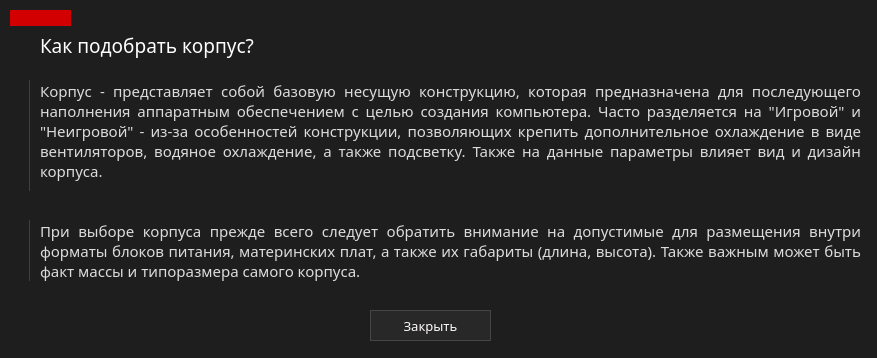
<?xml version="1.0" encoding="UTF-8"?>
<ui version="4.0">
 <class>widgetBodyHelp</class>
 <widget class="QWidget" name="widgetBodyHelp">
  <property name="geometry">
   <rect>
    <x>0</x>
    <y>0</y>
    <width>877</width>
    <height>358</height>
   </rect>
  </property>
  <property name="windowTitle">
   <string>Подобрать корпус</string>
  </property>
  <property name="windowIcon">
   <iconset>
    <normaloff>../../images/faq.png</normaloff>../../images/faq.png</iconset>
  </property>
  <property name="styleSheet">
   <string notr="true">QWidget{
	background-color: rgb(30,30,30);
	color: white;
}</string>
  </property>
  <widget class="Line" name="line_2">
   <property name="geometry">
    <rect>
     <x>10</x>
     <y>220</y>
     <width>20</width>
     <height>61</height>
    </rect>
   </property>
   <property name="styleSheet">
    <string notr="true">border: 0px;
border-right: 1px solid rgb(210, 0, 0);</string>
   </property>
   <property name="orientation">
    <enum>Qt::Vertical</enum>
   </property>
  </widget>
  <widget class="QPushButton" name="btnClose">
   <property name="geometry">
    <rect>
     <x>370</x>
     <y>310</y>
     <width>121</width>
     <height>31</height>
    </rect>
   </property>
   <property name="font">
    <font>
     <family>Montserrat Medium</family>
     <pointsize>10</pointsize>
    </font>
   </property>
   <property name="styleSheet">
    <string notr="true">QPushButton{
	border:1px solid rgb(70,70,70);
	background-color: rgb(40,40,40);
	color: #fffafa;
}

QPushButton::hover
{
	border:1px;
	background-color: rgb(60,60,60);
	border-color: rgb(40,40,40);
	border-bottom: 1px solid  red;
	color: red;
}
</string>
   </property>
   <property name="text">
    <string>Закрыть</string>
   </property>
  </widget>
  <widget class="Line" name="rectangle">
   <property name="geometry">
    <rect>
     <x>10</x>
     <y>10</y>
     <width>61</width>
     <height>16</height>
    </rect>
   </property>
   <property name="styleSheet">
    <string notr="true">background-color: rgb(210, 0, 0);
border: 1px solid rgb(210, 0, 0);</string>
   </property>
   <property name="orientation">
    <enum>Qt::Horizontal</enum>
   </property>
  </widget>
  <widget class="QLabel" name="lbHowVid">
   <property name="geometry">
    <rect>
     <x>40</x>
     <y>30</y>
     <width>311</width>
     <height>31</height>
    </rect>
   </property>
   <property name="font">
    <font>
     <family>Montserrat</family>
     <pointsize>14</pointsize>
    </font>
   </property>
   <property name="text">
    <string>Как подобрать корпус?</string>
   </property>
  </widget>
  <widget class="Line" name="line_4">
   <property name="geometry">
    <rect>
     <x>10</x>
     <y>80</y>
     <width>20</width>
     <height>111</height>
    </rect>
   </property>
   <property name="styleSheet">
    <string notr="true">border: 0px;
border-right: 1px solid rgb(210, 0, 0);</string>
   </property>
   <property name="orientation">
    <enum>Qt::Vertical</enum>
   </property>
  </widget>
  <widget class="QLabel" name="lbHowVidTxt">
   <property name="geometry">
    <rect>
     <x>40</x>
     <y>80</y>
     <width>821</width>
     <height>121</height>
    </rect>
   </property>
   <property name="font">
    <font>
     <family>Montserrat Medium</family>
     <pointsize>11</pointsize>
    </font>
   </property>
   <property name="styleSheet">
    <string notr="true">color: rgb(220,220,220);</string>
   </property>
   <property name="text">
    <string>Корпус - представляет собой базовую несущую конструкцию, которая предназначена для последующего наполнения аппаратным обеспечением с целью создания компьютера. Часто разделяется на &quot;Игровой&quot; и &quot;Неигровой&quot; - из-за особенностей конструкции, позволяющих крепить дополнительное охлаждение в виде вентиляторов, водяное охлаждение, а также подсветку. Также на данные параметры влияет вид и дизайн корпуса.</string>
   </property>
   <property name="textFormat">
    <enum>Qt::PlainText</enum>
   </property>
   <property name="scaledContents">
    <bool>false</bool>
   </property>
   <property name="alignment">
    <set>Qt::AlignJustify|Qt::AlignTop</set>
   </property>
   <property name="wordWrap">
    <bool>true</bool>
   </property>
   <property name="openExternalLinks">
    <bool>false</bool>
   </property>
  </widget>
  <widget class="QLabel" name="lbHowVidTxt_2">
   <property name="geometry">
    <rect>
     <x>40</x>
     <y>220</y>
     <width>821</width>
     <height>71</height>
    </rect>
   </property>
   <property name="font">
    <font>
     <family>Montserrat Medium</family>
     <pointsize>11</pointsize>
    </font>
   </property>
   <property name="styleSheet">
    <string notr="true">color: rgb(220,220,220);</string>
   </property>
   <property name="text">
    <string>При выборе корпуса прежде всего следует обратить внимание на допустимые для размещения внутри форматы блоков питания, материнских плат, а также их габариты (длина, высота). Также важным может быть факт массы и типоразмера самого корпуса.</string>
   </property>
   <property name="textFormat">
    <enum>Qt::PlainText</enum>
   </property>
   <property name="scaledContents">
    <bool>false</bool>
   </property>
   <property name="alignment">
    <set>Qt::AlignJustify|Qt::AlignTop</set>
   </property>
   <property name="wordWrap">
    <bool>true</bool>
   </property>
   <property name="openExternalLinks">
    <bool>false</bool>
   </property>
  </widget>
 </widget>
 <resources/>
 <connections>
  <connection>
   <sender>btnClose</sender>
   <signal>clicked()</signal>
   <receiver>widgetBodyHelp</receiver>
   <slot>close()</slot>
   <hints>
    <hint type="sourcelabel">
     <x>430</x>
     <y>325</y>
    </hint>
    <hint type="destinationlabel">
     <x>438</x>
     <y>178</y>
    </hint>
   </hints>
  </connection>
 </connections>
</ui>
